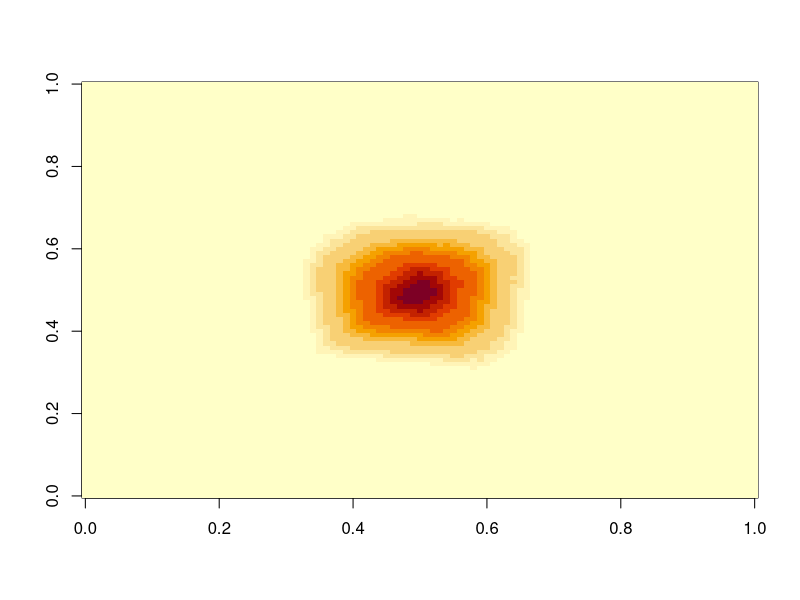
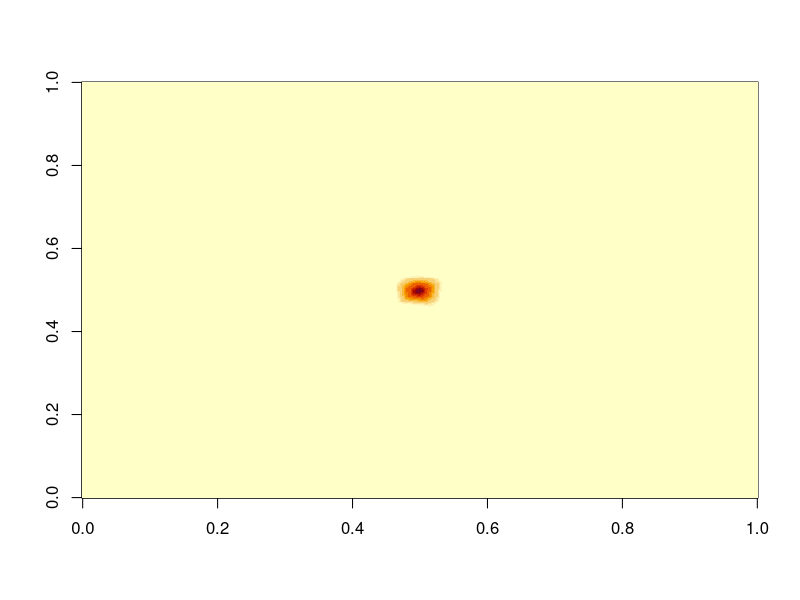

Write the R code that produced these figures, in order.


Choose_dir <- function(x){
  if(x == 1){yl <<- yl - 1; xl <<- xl - 1} else {
    if(x == 2){xl <<- xl - 1} else {
      if(x == 3){yl <<- yl + 1; xl <<- xl - 1} else {
        if(x == 4){yl <<- yl - 1} else {
          if(x == 6){yl <<- yl + 1} else {
            if(x == 7){yl <<- yl - 1; xl <<- xl + 1} else {
              if(x == 8){xl <<- xl + 1} else {
                yl <<- yl + 1; xl <<- xl + 1 # 9
              }
            }
          }
        }
      }
    }
  }
}

size <- 500
m <- matrix(rep(0, size^2), ncol = size) # Raster file
xlong <- floor(size/2) # Initial longitude
ylat <- floor(size/2) # Initial latitude
runs <- 100000
xl <- xlong
yl <- ylat
  
for(i in 1:runs){
  #print(i)
  # Atingiu alguma borda do mapa? Parar aqui
  if(any(c(xl, yl)%in%c(ncol(m), 1))){
    m[yl,xl]<-m[yl,xl]+1
    xl <- xlong
    yl <- ylat
    #print("a")
    next
  } else {
    # Nenhuma área ao redor é declive? Parar aqui
    if(!any(m[(yl-1):(yl+1), (xl-1):(xl+1)]<m[yl,xl])){
      m[yl,xl]<-m[yl,xl]+1
      xl <- xlong
      yl <- ylat
      #print("b")
      next
    } else {
      Choose_dir(sample(which(m[(yl-1):(yl+1), (xl-1):(xl+1)]<m[yl, xl]), 1))
      #print("c")
      next
    }
  }
}
image(m[(ylat-50):(ylat+50), (xlong-50):(xlong+50)])
image(m)
